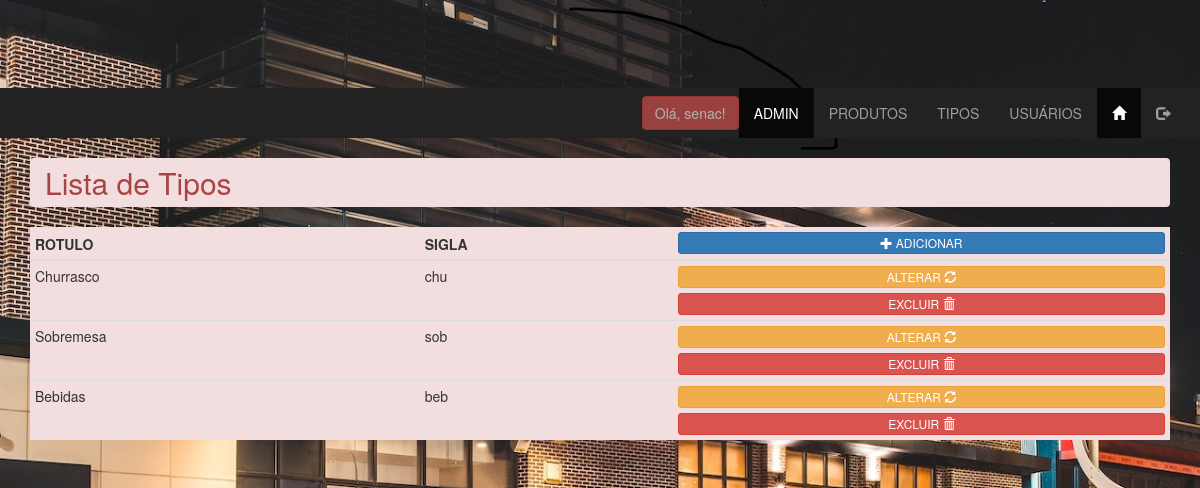
/admin/tipos_lista.php (signed in), run on the app's committed database.
### tables this page shows
CREATE TABLE `tbtipos` (
  `id_tipo` int(11) NOT NULL,
  `sigla_tipo` varchar(3) NOT NULL,
  `rotulo_tipo` varchar(15) NOT NULL
);

### admin/tipos_lista.php (the view, shortened to what this page needs)
<?php
include '../conn/connect.php';
$lista = $conn->query('select * from tbtipos;');
$row = $lista->fetch_assoc();
?>
<!DOCTYPE html>
<html lang="pt-BR">
<head>
    <link rel="stylesheet" href="../css/bootstrap.min.css">
    <link rel="stylesheet" href="../css/estilo.css">
</head>
<body class="fundofixo">
    <?php include "menu_adm.php"?>
    <main class="container">
        <h2 class="breadcrumb alert-danger">Lista de Tipos</h2>
        <table class="table table-hover table-condensed tb-opacidade bg-danger">
            <thead>
                <th>ROTULO</th>
                <th>SIGLA</th>
                <th>
                    <a href="tipos_insere.php" target="_self" class="btn btn-block btn-primary btn-xs" role="button">
                        <span class="glyphicon glyphicon-plus" aria-hidden="true"></span>
                        <span class="hidden-xs">ADICIONAR</span>
                    </a>
                </th>
            </thead>
            <tbody>
                <?php do{?>
                    <tr>
                        <td>
                            <?php echo $row['rotulo_tipo'];?>
                        </td>
                        <td>
                            <?php echo $row['sigla_tipo'];?>
                        </td>
                        <td >
                            <a href="tipos_atualiza.php?id_tipo=<?php echo $row['id_tipo'];?>" role="button" class="btn btn-warning btn-block btn-xs">
                                <span class="hidden-xs">ALTERAR</span>
                                <span class="glyphicon glyphicon-refresh"></span>
                            </a>
                            <button
                                data-nome="<?php echo $row['sigla_tipo'];?>"
                                data-id="<?php echo $row['id_tipo'];?>"
                                class="delete btn btn-xs btn-block btn-danger"
                                >
                                <span class="hidden-xs">EXCLUIR</span>
                                <span class="glyphicon glyphicon-trash"></span>
                            </button>
                        </td>
                    </tr>
                <?php }while($row = $lista->fetch_assoc());?>
            </tbody>
        </table>
    </main>
</body>
</html>

### css/estilo.css (style rules this page uses)
.fundofixo { background: url('../images/churrascaria.jpg') no-repeat fixed; -webkit-background-size: cover; background-size: cover; padding-top: 88px; }

### data on the page
tbtipos: rotulo_tipo "Churrasco", sigla_tipo "chu"
tbtipos: rotulo_tipo "Sobremesa", sigla_tipo "sob"
tbtipos: rotulo_tipo "Bebidas", sigla_tipo "beb"

### other printed values
$_SESSION['login_usuario'] "senac"
